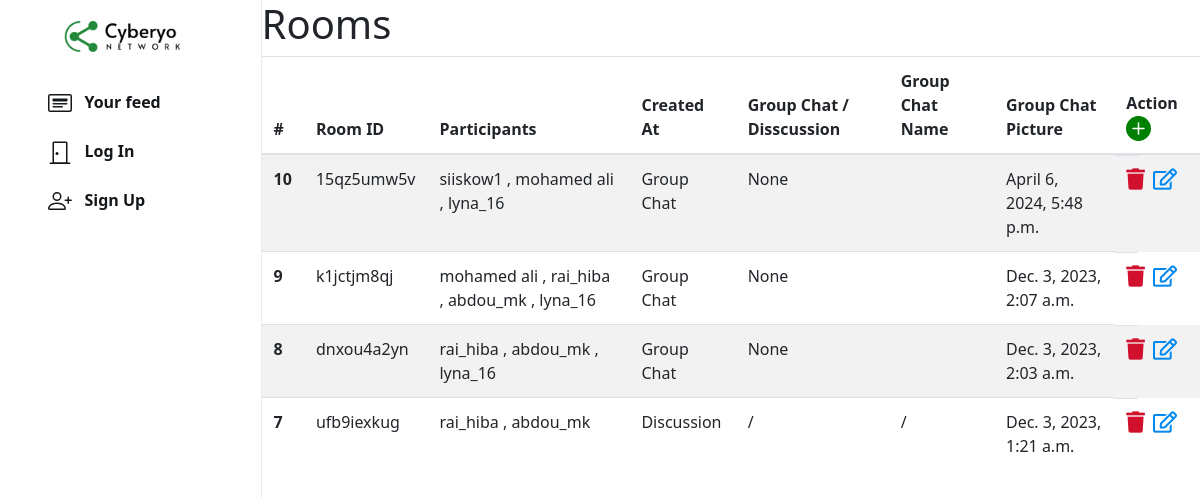
/n/admin/room, run on the app's committed database.
### chat/models.py (models this page shows, shortened)
class Room(models.Model):
    room_id = models.CharField(max_length=255)
    participants = models.ManyToManyField(User,related_name='rooms')
    room_name = models.CharField(max_length=255,blank=True,null=True)
    room_picture = models.ImageField(upload_to='profile_pic/',blank=True)
    isGroupChat = models.BooleanField(default=False)
    url = models.CharField(max_length=255,blank=True,null=True)
    created_at = models.DateTimeField(auto_now_add=True)
    class Meta :
        ordering = ('-created_at',)

### network/models.py (models this page shows, shortened)
class User(AbstractUser):
    profile_pic = models.ImageField(upload_to='profile_pic/')
    bio = models.TextField(max_length=160, blank=True, null=True)
    cover = models.ImageField(upload_to='covers/', blank=True)

### network/views.py (the view)
# urls.py: path("n/admin/room", views.admin_room, name="admin_room"),
def admin_room(request):
    rooms=Room.objects.all()
    is_admin = request.user.groups.filter(name='administrateur').exists()
    contexe={
         'is_admin':is_admin,
        'rooms':rooms,
    }
    return render(request,"network/admin_panel/admin_room.html",contexe)

### network/templates/network/admin_panel/admin_room.html (shortened to what this page needs)
{% extends "network/layout.html" %}
{% load static %}
{% block body %}
<div class="main-div" style="width: 78.2%;">
  <h1>Rooms</h1>
    <table class="table table-striped" >
        <thead>
          <tr>
            <th scope="col">#</th>
            <th scope="col">Room ID</th>
            <th scope="col">Participants</th>
            <th scope="col">Created At</th>
            <th scope="col">Group Chat / Disscussion</th> {% comment %}  ---------this----------- {% endcomment %}
            <th scope ="col">Group Chat Name</th> {% comment %}  ---------this----------- {% endcomment %}
            <th scope ="col">Group Chat Picture</th> {% comment %}  ---------this----------- {% endcomment %}
            <th scope="col">Action <a href="{% url 'add_room' %}">
              <svg xmlns="http://www.w3.org/2000/svg" width="25" height="25" fill="green" class="bi bi-plus-circle-fill" viewBox="0 0 16 16">
                <path d="M16 8A8 8 0 1 1 0 8a8 8 0 0 1 16 0M8.5 4.5a.5.5 0 0 0-1 0v3h-3a.5.5 0 0 0 0 1h3v3a.5.5 0 0 0 1 0v-3h3a.5.5 0 0 0 0-1h-3z"/>
              </svg>
            </a></th>
          </tr>
        </thead>
        <tbody>
          {% for room in rooms %}
          <tr>
            <th scope="row">{{ room.id }}</th>
            <td>{{ room.room_id }}</td>
            <td>
                {% for participant in room.participants.all %}
                    {{ participant.username }}
                    {% if not forloop.last %}, {% endif %}
                {% endfor %}
            </td>
            <td>{% if room.isGroupChat %} Group Chat {%else %} Discussion {%endif%}</td> {% comment %}  ---------this----------- {% endcomment %}
            <td>{% if room.isGroupChat %} {{room.room_name}} {%else%} / {%endif%}</td> {% comment %}  ---------this----------- {% endcomment %}
            <td>{% if room.isGroupChat %} {{room.room_picture}} {%else%} /  {%endif%}</td> {% comment %}  ---------this----------- {% endcomment %}
            <td>{{ room.created_at }}</td>
            <td class="d-flex justify-content-between align-items-center w-25">
                <a class="mr-2" href="#" onclick="confirmDelete({{ room.id }})"><i class="fas fa-trash fa-lg" style="color: #d1102d;"></i></a>
                  <a href="{% url 'edit_room' room.id %}"><i class="far fa-edit fa-lg" style="color: #0088f0;"></i></a>
            </td>
          </tr>
          {% endfor %}
        </tbody>
      </table>
    </div>
{% endblock %}

### network/static/network/styles.css (style rules this page uses)
svg { vertical-align: text-top; }
.main-div { position: relative; width: 47.25%; min-height: 100vh; left: 21.8%; }

### data on the page
Room: id "10", room_id "15qz5umw5v", isGroupChat "Group Chat", room_name "None", created_at "April 6, 2024, 5:48 p.m."
User: username "siiskow1"
User: username "mohamed ali"
User: username "lyna_16"
Room: id "9", room_id "k1jctjm8qj", isGroupChat "Group Chat", room_name "None", created_at "Dec. 3, 2023, 2:07 a.m."
User: username "rai_hiba"
User: username "abdou_mk"
Room: id "8", room_id "dnxou4a2yn", isGroupChat "Group Chat", room_name "None", created_at "Dec. 3, 2023, 2:03 a.m."
Room: id "7", room_id "ufb9iexkug", isGroupChat "Discussion", created_at "Dec. 3, 2023, 1:21 a.m."
